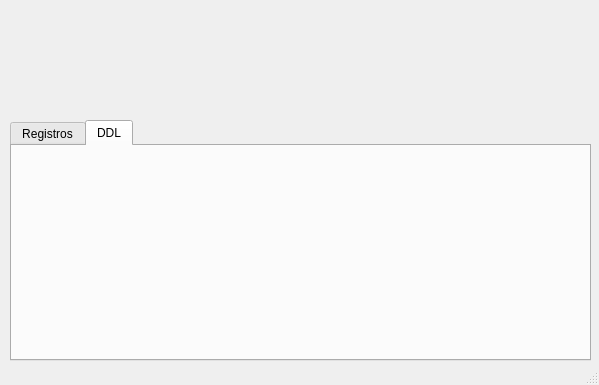
<?xml version="1.0" encoding="UTF-8"?>
<ui version="4.0">
 <class>Listar</class>
 <widget class="QMainWindow" name="Listar">
  <property name="geometry">
   <rect>
    <x>0</x>
    <y>0</y>
    <width>599</width>
    <height>385</height>
   </rect>
  </property>
  <property name="windowTitle">
   <string>MainWindow</string>
  </property>
  <widget class="QWidget" name="centralwidget">
   <widget class="QTabWidget" name="tabWidget">
    <property name="geometry">
     <rect>
      <x>10</x>
      <y>120</y>
      <width>581</width>
      <height>241</height>
     </rect>
    </property>
    <property name="currentIndex">
     <number>1</number>
    </property>
    <widget class="QWidget" name="tab">
     <attribute name="title">
      <string>Registros</string>
     </attribute>
    </widget>
    <widget class="QWidget" name="tab_2">
     <attribute name="title">
      <string>DDL</string>
     </attribute>
    </widget>
   </widget>
  </widget>
  <widget class="QStatusBar" name="statusbar"/>
 </widget>
 <resources/>
 <connections/>
</ui>
